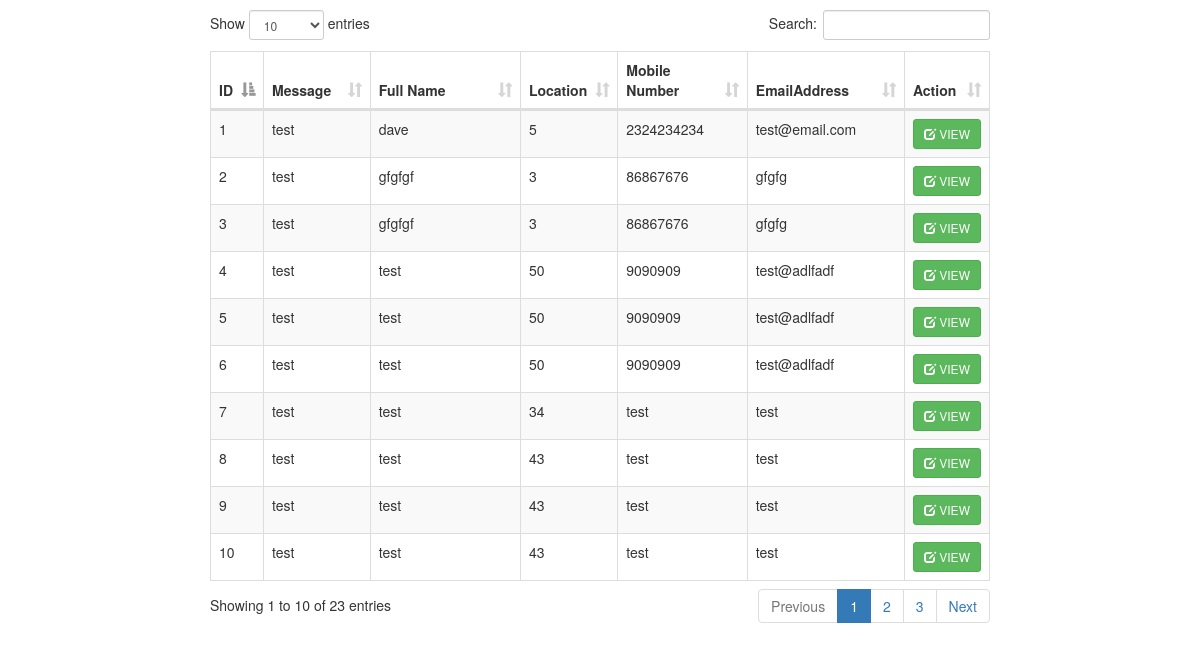
/ADMIN/AUTHENTICATED/includes/incident_complaint/ (signed in), run on the app's committed database.
### tables this page shows
CREATE TABLE `user_complaint` (
  `ID` int(11) NOT NULL,
  `Message` varchar(255) NOT NULL,
  `Fullname` varchar(255) NOT NULL,
  `Alias` varchar(255) NOT NULL,
  `Location` varchar(255) NOT NULL,
  `AuthorityNearby` varchar(255) NOT NULL,
  `EmailAddress` varchar(255) NOT NULL,
  `MobileNumber` varchar(255) NOT NULL,
  `Image` varchar(255) NOT NULL
);

### ADMIN/AUTHENTICATED/includes/incident_complaint/index.php (the view, shortened to what this page needs)
<!DOCTYPE html>
<html>
<head>
	<link rel="stylesheet" type="text/css" href="bootstrap/css/bootstrap.min.css">
	<link rel="stylesheet" type="text/css" href="datatable/dataTable.bootstrap.min.css">
</head>
<body>
<div class="container">
	<div class="row">
		<div class="col-sm-8 col-sm-offset-2">
			<div class="height10">
			</div>
			<div class="row">
				<table id="myTable" class="table table-bordered table-striped">
					<thead>
						  <th>ID</th>
                          <th>Message</th>
                          <th>Full Name</th>
                          <th>Location</th>
                          <th>Mobile Number</th>
                          <th>EmailAddress</th>
						<th>Action</th>
					</thead>
					<tbody>
						<?php
							include_once('../../../../connection/connection.php');
							$sql = "Select * from user_complaint";
							$query = $con->query($sql);
							while($row = $query->fetch_assoc()){
								echo
								"<tr>
									<td>".$row['ID']."</td>
									<td>".$row['Message']."</td>
									<td>".$row['Fullname']."</td>
									<td>".$row['Location']."</td>
									<td>".$row['MobileNumber']."</td>
									<td>".$row['EmailAddress']."</td>
									<td>
										<a href='#edit_".$row['ID']."' class='btn btn-success btn-sm' data-toggle='modal' style='width:100%;'><span class='glyphicon glyphicon-edit'></span> VIEW </a>
									</td>
								</tr>";
							}
						?>
					</tbody>
				</table>
			</div>
		</div>
	</div>
</div>
</body>
</html>

### ADMIN/AUTHENTICATED/includes/incident_complaint/index.php (style rules this page uses)
.height10 { height:10px; }

### data on the page
user_complaint: ID "1", Message "test", Fullname "dave", Location "5", MobileNumber "2324234234", EmailAddress "test@email.com"
user_complaint: ID "2", Message "test", Fullname "gfgfgf", Location "3", MobileNumber "86867676", EmailAddress "gfgfg"
user_complaint: ID "3", Message "test", Fullname "gfgfgf", Location "3", MobileNumber "86867676", EmailAddress "gfgfg"
user_complaint: ID "4", Message "test", Fullname "test", Location "50", MobileNumber "9090909", EmailAddress "test@adlfadf"
user_complaint: ID "5", Message "test", Fullname "test", Location "50", MobileNumber "9090909", EmailAddress "test@adlfadf"
user_complaint: ID "6", Message "test", Fullname "test", Location "50", MobileNumber "9090909", EmailAddress "test@adlfadf"
user_complaint: ID "7", Message "test", Fullname "test", Location "34", MobileNumber "test", EmailAddress "test"
user_complaint: ID "8", Message "test", Fullname "test", Location "43", MobileNumber "test", EmailAddress "test"
user_complaint: ID "9", Message "test", Fullname "test", Location "43", MobileNumber "test", EmailAddress "test"
user_complaint: ID "10", Message "test", Fullname "test", Location "43", MobileNumber "test", EmailAddress "test"
